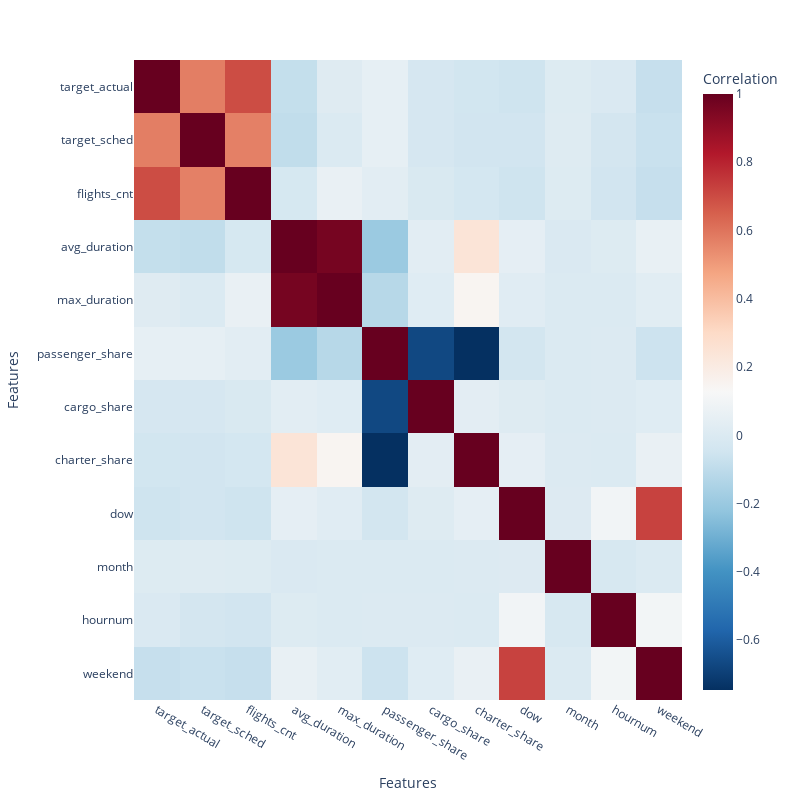

Source (notebook cell):
### Markdown cell above
# lager korelasjons matrise:

### Code cell
numeric_df = df.select_dtypes(include="number")
correlation_matrix = numeric_df.corr()

fig = px.imshow(correlation_matrix,
                labels=dict(x="Features", y="Features", color="Correlation"),
                x=correlation_matrix.columns,
                y=correlation_matrix.columns,
                color_continuous_scale='RdBu_r',
                aspect="auto")

# Update layout to ensure all y-axis labels are shown
fig.update_layout(
    yaxis=dict(
        tickmode='linear',  # Ensure all y-axis ticks are included
        tick0=0,            # Starting tick
        dtick=1             # Step size for ticks (1 ensures every category gets a label)
    ),xaxis=dict(
        tickmode='linear',  # Ensure all x-axis ticks are included
        tick0=0,            # Starting tick
        dtick=1             # Step size for ticks (1 ensures every category gets a label)
    ),
    autosize=False,  # Disable automatic size adjustment
    height=800,     # Set the height to ensure enough space for labels
    width=800       # Adjust width if necessary
)

fig.show()

### Figure 1 — Plotly figure (JSON) as saved in the notebook; plotly's stock layout.template omitted (floating-point values rounded to 4 significant figures; data arrays with more than 128 entries replaced by an {"elided": "..."} marker saying what was removed)
{"data": [{"coloraxis": "coloraxis", "hovertemplate": "Features: %{x}<br>Features: %{y}<br>Correlation: %{z}<extra></extra>", "name": "0", "type": "heatmap", "x": ["target_actual", "target_sched", "flights_cnt", "avg_duration", "max_duration", "passenger_share", "cargo_share", "charter_share", "dow", "month", "hournum", "weekend"], "xaxis": "x", "y": ["target_actual", "target_sched", "flights_cnt", "avg_duration", "max_duration", "passenger_share", "cargo_share", "charter_share", "dow", "month", "hournum", "weekend"], "yaxis": "y", "z": {"elided": "12x12 float values"}}], "layout": {"autosize": false, "coloraxis": {"colorbar": {"title": {"text": "Correlation"}}, "colorscale": [[0, "rgb(5,48,97)"], [0.1, "rgb(33,102,172)"], [0.2, "rgb(67,147,195)"], [0.3, "rgb(146,197,222)"], [0.4, "rgb(209,229,240)"], [0.5, "rgb(247,247,247)"], [0.6, "rgb(253,219,199)"], [0.7, "rgb(244,165,130)"], [0.8, "rgb(214,96,77)"], [0.9, "rgb(178,24,43)"], [1, "rgb(103,0,31)"]]}, "height": 800, "margin": {"t": 60}, "width": 800, "xaxis": {"anchor": "y", "domain": [0, 1], "dtick": 1, "tick0": 0, "tickmode": "linear", "title": {"text": "Features"}}, "yaxis": {"anchor": "x", "autorange": "reversed", "domain": [0, 1], "dtick": 1, "tick0": 0, "tickmode": "linear", "title": {"text": "Features"}}}}
